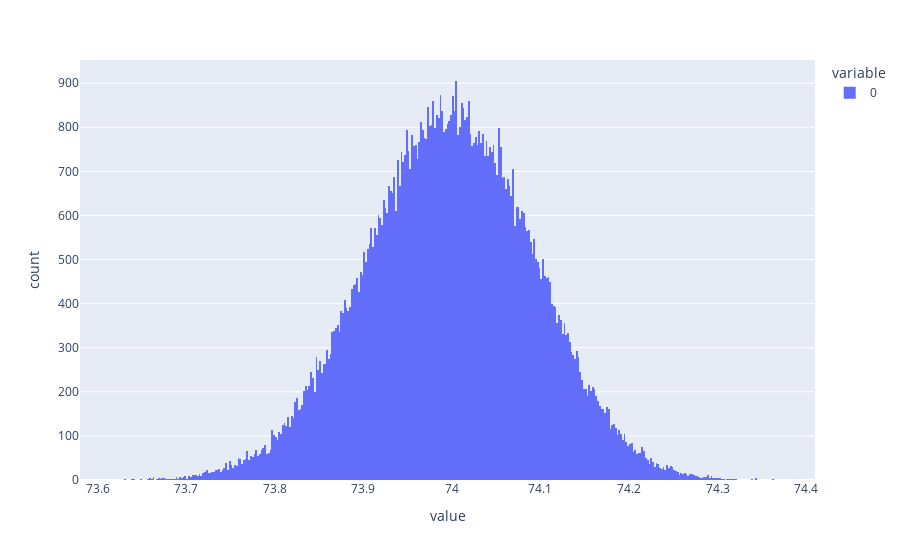

The notebook cell saved with this chart:
### Code cell
fig = px.histogram(y)
fig.show()

### Figure 1 — Plotly figure (JSON) as saved in the notebook; plotly's stock layout.template omitted (floating-point values rounded to 4 significant figures; data arrays with more than 128 entries replaced by an {"elided": "..."} marker saying what was removed)
{"data": [{"alignmentgroup": "True", "bingroup": "x", "hovertemplate": "variable=0<br>value=%{x}<br>count=%{y}<extra></extra>", "legendgroup": "0", "marker": {"color": "#636efa", "pattern": {"shape": ""}}, "name": "0", "offsetgroup": "0", "orientation": "v", "showlegend": true, "type": "histogram", "x": {"elided": "100000 float values"}, "xaxis": "x", "yaxis": "y"}], "layout": {"barmode": "relative", "legend": {"title": {"text": "variable"}, "tracegroupgap": 0}, "margin": {"t": 60}, "xaxis": {"anchor": "y", "domain": [0, 1], "title": {"text": "value"}}, "yaxis": {"anchor": "x", "domain": [0, 1], "title": {"text": "count"}}}}
